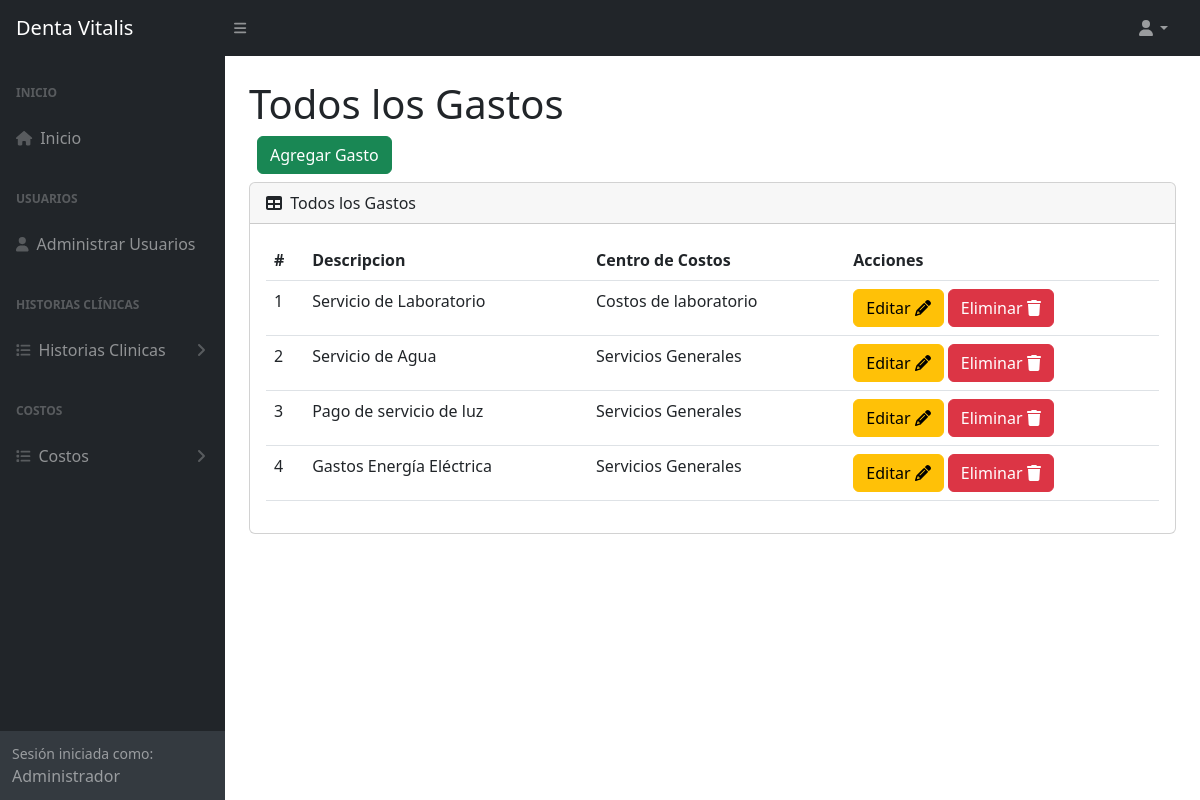
The app's page /gastos (signed in) with its own data.
### tables this page shows
CREATE TABLE `tba_gasto`  (
  `IdGasto` int NOT NULL AUTO_INCREMENT,
  `IdCentroCostos` int NOT NULL,
  `NombreGasto` varchar(150) NOT NULL,
  `FechaCreacion` datetime NOT NULL,
  `FechaActualizacion` datetime NOT NULL,
  PRIMARY KEY (`IdGasto`) USING BTREE,
  INDEX `tba_gasto_fkcentrocostos`(`IdCentroCostos`) USING BTREE,
  CONSTRAINT `tba_gasto_fkcentrocostos` FOREIGN KEY (`IdCentroCostos`) REFERENCES `tba_centrocostos` (`IdCentroCostos`) ON DELETE RESTRICT ON UPDATE RESTRICT
);

CREATE TABLE `tba_centrocostos`  (
  `IdCentroCostos` int NOT NULL AUTO_INCREMENT,
  `DescripcionCentro` varchar(100) NOT NULL,
  `FechaCreacion` datetime NOT NULL,
  `FechaActualizacion` datetime NOT NULL,
  PRIMARY KEY (`IdCentroCostos`) USING BTREE
);

### controller/plantilla.controller.php (called while the page is built)
<?php
class ControllerPlantilla
{
  static public function ctrPlantilla()
  {
    include "view/plantilla.php";
  }
}

### index.php (called while the page is built, shortened)
<?php
require_once "controller/plantilla.controller.php";
require_once "controller/gastos.controller.php";
require_once "controller/historias.controller.php";
require_once "model/gastos.model.php";
$plantilla = new ControllerPlantilla();
$plantilla -> ctrPlantilla();

### controller/gastos.controller.php (called while the page is built, shortened)
<?php
class ControllerGastos
{
  public static function ctrMostrarGastos()
  {
    $tabla = "tba_gasto";
    $listaGastos = ModelGastos::mdlMostrarGastos($tabla);
    return $listaGastos;
  }
}

### model/conexion.php (called while the page is built)
<?php
class Conexion
{
  static public function conn()
  {
    $link = new PDO("mysql:host=localhost;dbname=db_dentavitalis","root","");
		$link->exec("set names utf8");
		return $link;
  }
}

### model/gastos.model.php (called while the page is built, shortened)
<?php
require_once "conexion.php";
class ModelGastos
{
  public static function mdlMostrarGastos($tabla)
  {
    $statement = Conexion::conn()->prepare("SELECT tba_gasto.IdGasto, tba_gasto.NombreGasto, tba_gasto.IdCentroCostos, tba_centrocostos.DescripcionCentro FROM $tabla INNER JOIN tba_centrocostos ON tba_gasto.IdCentroCostos = tba_centrocostos.IdCentroCostos ORDER BY IdGasto ASC");
    $statement -> execute();
    return $statement -> fetchAll();
  }
}

### view/modules/gastos.php (the view, shortened to what this page needs)
</div>
        </div>
        <div class="sb-sidenav-footer">
          <div class="small">Sesión iniciada como:</div>
          <?php echo $_SESSION["nombreUsuario"] ?>
        </div>
      </nav>
    </div>
    <div id="layoutSidenav_content">
      <main class="bg">
        <div class="container-fluid px-4">
          <h1 class="mt-4">Todos los Gastos</h1>
          <div class="d-flex m-2">
            <button type="button" class="btn btn-success" data-bs-toggle="modal" data-bs-target="#modalAgregarGasto">
              Agregar Gasto
            </button>
          </div>
          <div class="card mb-4">
            <div class="card-header">
              <i class="fas fa-table me-1"></i>
              Todos los Gastos
            </div>
            <div class="card-body">
              <table id="datatablesSimple" class="data-table-Gasto table">
                <thead>
                  <tr>
                    <th>#</th>
                    <th>Descripcion</th>
                    <th>Centro de Costos</th>
                    <th>Acciones</th>
                  </tr>
                </thead>
                <tbody>
                  <?php
                  $listaGastos = ControllerGastos::ctrMostrarGastos();
                  foreach ($listaGastos as $key => $value)
                  {
                    echo
                    '<tr>
                      <td>'.($key + 1).'</td>
                      <td>'.$value["NombreGasto"].'</td>
                      <td>'.$value["DescripcionCentro"].'</td>
                      <td>
                        <button class="btn btn-warning btnEditarGasto" codGasto="'.$value["IdGasto"].'" data-bs-toggle="modal" data-bs-target="#modalEditarGasto">Editar <i class="fa-solid fa-pencil"></i></button>
                        <button class="btn btn-danger btnEliminarGasto" codGasto="'.$value["IdGasto"].'">Eliminar <i class="fa-solid fa-trash"></i></button>
                      </td>
                    </tr>';
                  }
                  ?>
                </tbody>
              </table>
            </div>
          </div>
        </div>
      </main>
    </div>
  </div>

### records on screen
tba_gasto: NombreGasto "Servicio de Laboratorio", IdCentroCostos.DescripcionCentro "Costos de laboratorio"
tba_gasto: NombreGasto "Servicio de Agua", IdCentroCostos.DescripcionCentro "Servicios Generales"
tba_gasto: NombreGasto "Pago de servicio de luz", IdCentroCostos.DescripcionCentro "Servicios Generales"
tba_gasto: NombreGasto "Gastos Energía Eléctrica", IdCentroCostos.DescripcionCentro "Servicios Generales"

### other values on screen
$_SESSION["nombreUsuario"] "Administrador"
